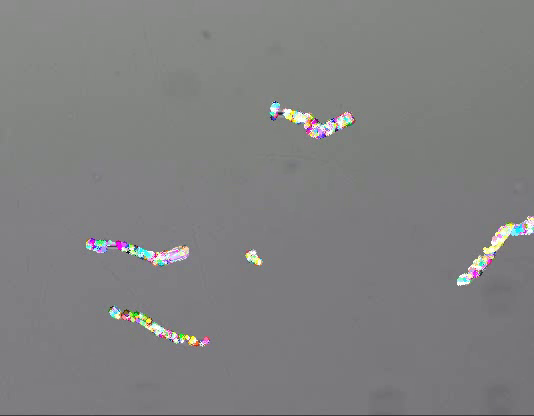
#> input picture frame 93 of Tracking/contour_tracking_output.mp4, 534 x 416 px, given in place of vid1.mov, which was not available
$ python contour_tracking.py
#> lines starting #> are read from the running program, lines starting #| are printed output that depends on the picture; after the words box and inside, x2 and y2 are one past the last pixel; in counts of white or black regions, pixels touching at a corner belong together; pictures that were not available may be replaced by others from this repository, and a replacement may not be noted
import cv2
import numpy as np

# Load the video
video_path = "./Tracking/vid1.mov"
output_path = "./Tracking/contour_tracking_output.mp4"

cap = cv2.VideoCapture(video_path)

# Get video properties
frame_width = int(cap.get(cv2.CAP_PROP_FRAME_WIDTH))
frame_height = int(cap.get(cv2.CAP_PROP_FRAME_HEIGHT))
fps = int(cap.get(cv2.CAP_PROP_FPS))

# Define Video Writer
fourcc = cv2.VideoWriter_fourcc(*'mp4v')  # Use 'XVID' for .avi
out = cv2.VideoWriter(output_path, fourcc, fps, (frame_width, frame_height))

# Check if video opened correctly
if not cap.isOpened():
    raise FileNotFoundError("Could not open video file. Check the file path and codecs.")

# Read the first frame
ret, old_frame = cap.read()
#> old_frame is the input picture: shape (416, 534, 3); mean B, G, R 128.4, 128, 127.8
if not ret:
    raise RuntimeError("Could not read the first frame.")

# Convert first frame to grayscale
old_gray = cv2.cvtColor(old_frame, cv2.COLOR_BGR2GRAY)

def get_contour_points(image):
    """Extracts key points from contours."""
    blurred = cv2.GaussianBlur(image, (5, 5), 0)  # Smooth the image
    edges = cv2.Canny(blurred, 20, 55)  # Detect edges
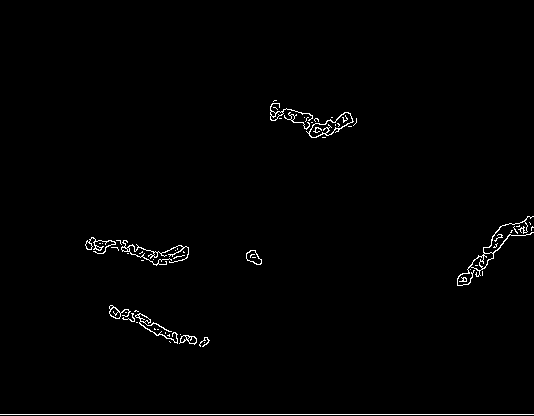
#> edges: shape (416, 534); 1.1% white in thin lines or dots, all inside (x1, y1, x2, y2) = (0, 100, 534, 415)
    contours, _ = cv2.findContours(edges, cv2.RETR_EXTERNAL, cv2.CHAIN_APPROX_SIMPLE)
#> contours = 56 contours, 46 with area under 20; largest, box (x1, y1, x2, y2) and area: (306, 112, 354, 138) 492, (457, 216, 534, 286) 286, (246, 250, 262, 265) 138, (135, 313, 178, 344) 107, (109, 305, 131, 319) 106

    points = []
    for contour in contours:
        for pt in contour:
            points.append(pt[0])  # Convert contours into a list of points
#> this loop made 56 passes
#> contour on passes 1, 2, 3, 6, 8, 9, 10, 11, 14, 18, 19, 20: [[0, 414], [533, 414]], [[204, 342]], [[169, 341], [170, 342]], [[180, 334]], [[165, 332], [165, 333]], [[157, 329], [158, 329]], [[154, 328], [154, 329], [155, 329]], [[136, 322], [137, 322]], [[125, 312], [126, 312]], [[482, 271], [482, 275]], [[470, 269]], [[141, 260], [143, 260]]
#> after the loop, points = 1283 pairs, first value 0 to 533, second value 100 to 414

    if len(points) == 0:
        return None

    return np.array(points, dtype=np.float32).reshape(-1, 1, 2)

# Get initial tracking points from contours
p0 = get_contour_points(old_gray)
#> p0 = 1283 rows, first 8: [0, 414], [533, 414], [204, 342], [169, 341], [170, 342], [204, 337], [204, 339], [202, 341]
if p0 is None or len(p0) == 0:
    raise ValueError("No valid contour points found for tracking!")

# Optical Flow Parameters
lk_params = dict(
    winSize=(21, 21),
    maxLevel=3,
    criteria=(cv2.TERM_CRITERIA_EPS | cv2.TERM_CRITERIA_COUNT, 20, 0.03)
)

# Define colors for visualization
colors = np.random.randint(0, 255, (len(p0), 3))
#> colors = 1283 rows, first 8: [172, 47, 117], [192, 67, 251], [195, 103, 9], [211, 21, 242], [36, 87, 70], [216, 88, 140], [58, 193, 230], [39, 87, 174]

# Create a mask image for drawing
mask = np.zeros_like(old_frame)

while True:
    # Read the next frame
    ret, frame = cap.read()
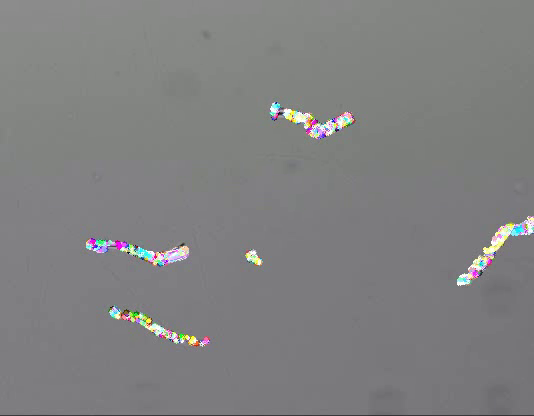
#> input picture frame 94 of Tracking/contour_tracking_output.mp4, 534 x 416 px, given in place of vid1.mov, which was not available
#> frame is the input picture: shape (416, 534, 3); mean B, G, R 128.4, 128, 127.8
    if not ret:
        break  # Exit loop if video ends

    # Convert to grayscale
    frame_gray = cv2.cvtColor(frame, cv2.COLOR_BGR2GRAY)

    # Track points using Optical Flow
    p1, status, _ = cv2.calcOpticalFlowPyrLK(old_gray, frame_gray, p0, None, **lk_params)
#> p1 has the same summary as p0; status = 1283 values from 0 to 1

    # Check if tracking was successful
    if p1 is None or status is None or len(p1) == 0:
        break  # Exit if no points are tracked

    # Select good points
    good_new = p1[status.flatten() == 1].reshape(-1, 2)
#> good_new = 1281 pairs, first value 85.19 to 533.2, second value 100.3 to 346
    good_old = p0[status.flatten() == 1].reshape(-1, 2)
#> good_old = 1281 pairs, first value 85 to 533, second value 100 to 346

    # Draw tracking lines
    for i, (new, old) in enumerate(zip(good_new, good_old)):
        x_new, y_new = map(int, new)  # Ensure integer coordinates
        x_old, y_old = map(int, old)

        mask = cv2.line(mask, (x_old, y_old), (x_new, y_new), colors[i].tolist(), 2)
        frame = cv2.circle(frame, (x_new, y_new), 3, colors[i].tolist(), -1)
#> this loop made 1281 passes
#> (x_new, y_new, x_old, y_old) on passes 1 to 3: (203, 341, 204, 342), (169, 341, 169, 341), (170, 342, 170, 342)
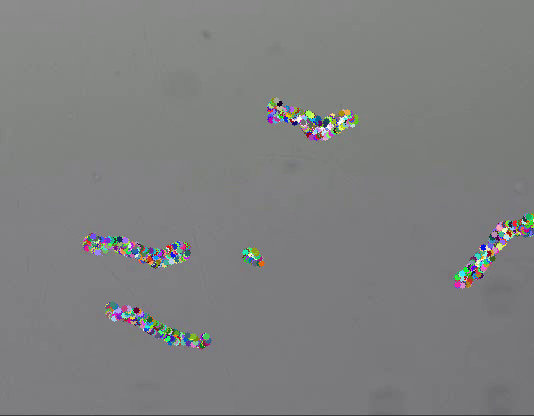
#> frame: shape (416, 534, 3); mean B, G, R 127.3, 126.9, 126.4
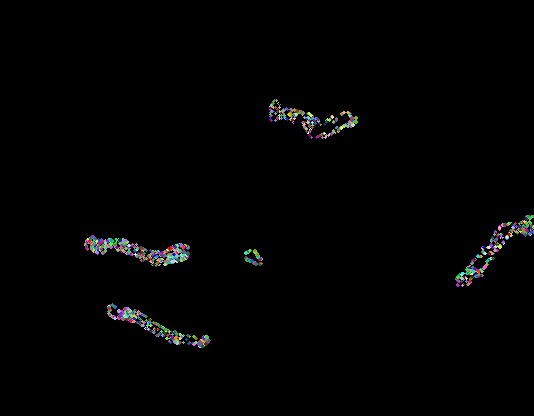
#> mask: shape (416, 534, 3); mean of channels 0, 1, 2 2.4, 2.5, 2.4; drawn as B, G, R

    # Overlay mask on the frame
    output = cv2.add(frame, mask)
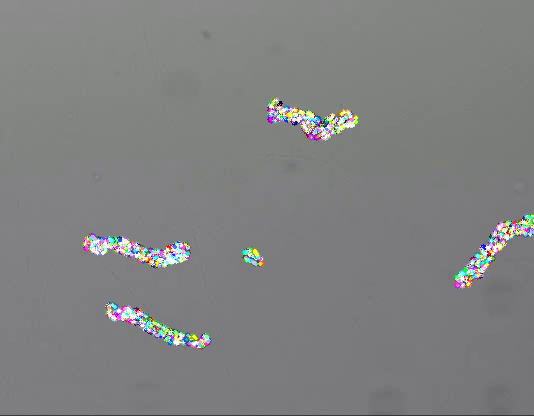
#> output: shape (416, 534, 3); mean B, G, R 128.9, 128.4, 128

    # Write the processed frame to the output video
    out.write(output)

    # Update the previous frame and points
    old_gray = frame_gray.copy()
    p0 = good_new.reshape(-1, 1, 2)
#> p0 = 1281 rows, first 8: [204, 342], [169, 341], [170, 342], [204, 337], [204, 339], [202, 341], [201, 341], [200, 342]

# Release resources
cap.release()
out.release()

print(f"Tracking video saved at: {output_path}")

$ run again, starting later in the video
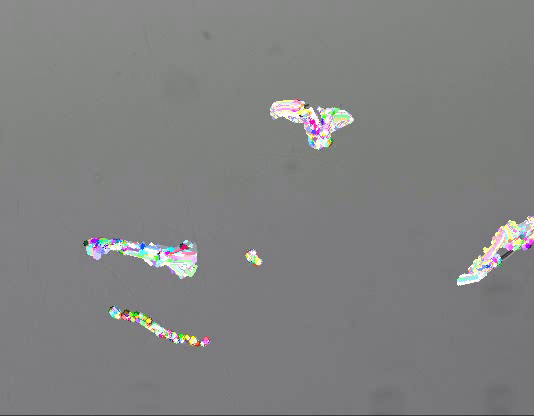
#> input picture frame 421 of Tracking/contour_tracking_output.mp4, 534 x 416 px, given in place of vid1.mov, which was not available
#> old_frame is the input picture: shape (416, 534, 3); mean B, G, R 129.1, 128.8, 128.6
#> in get_contour_points, `edges = cv2.Canny(blurred, 20, 55)`:
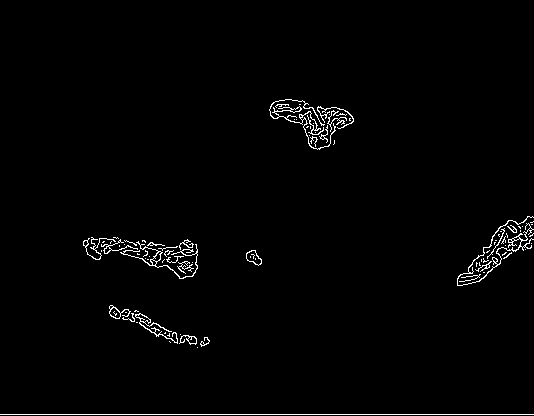
#> edges: shape (416, 534); 1.5% white in thin lines or dots, all inside (x1, y1, x2, y2) = (0, 99, 534, 415)
#> contours = 85 contours, 75 with area under 20; largest, box (x1, y1, x2, y2) and area: (457, 216, 534, 286) 154, (246, 250, 262, 266) 140, (120, 241, 198, 279) 127, (269, 99, 336, 150) 121, (135, 313, 178, 344) 112
#> the loop in get_contour_points, `for contour in contours:` made 85 passes
#> contour on passes 1, 2, 3, 6, 8, 9, 12, 16: [[0, 414], [533, 414]], [[197, 347]], [[169, 341], [170, 342]], [[180, 334]], [[165, 332], [164, 333], [165, 333]], [[136, 322], [137, 322]], [[125, 312], [126, 312]], [[483, 272], [484, 272]]
#> after the loop in get_contour_points, `for contour in contours:`: points = 2340 pairs, first value 0 to 533, second value 99 to 414
#> `p0 = get_contour_points(old_gray)`: p0 = 2340 rows, first 8: [0, 414], [533, 414], [197, 347], [169, 341], [170, 342], [204, 337], [204, 340], [204, 338]
#> colors = 2340 rows, first 8: [172, 47, 117], [192, 67, 251], [195, 103, 9], [211, 21, 242], [36, 87, 70], [216, 88, 140], [58, 193, 230], [39, 87, 174]
#> p1 has the same summary as p0; status = 2340 values from 0 to 1
#> good_new = 2338 pairs, first value 83.02 to 533, second value 99 to 347
#> good_old = 2338 pairs, first value 83 to 533, second value 99 to 347
#> the loop `for i, (new, old) in enumerate(zip(good_new, good_old)):` made 2338 passes
#> (x_new, y_new, x_old, y_old) on passes 1 to 3: (197, 346, 197, 347), (169, 341, 169, 341), (170, 342, 170, 342)
#> `output = cv2.add(frame, mask)`:
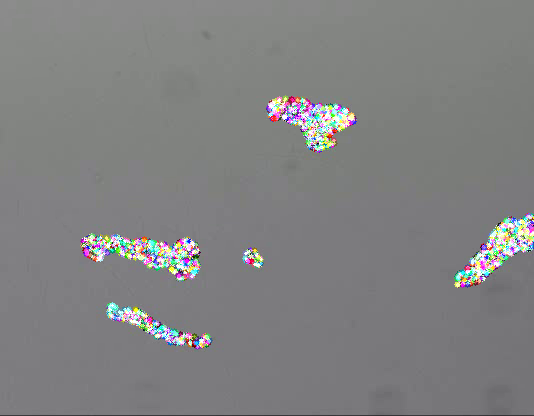
#> output: shape (416, 534, 3); mean B, G, R 129.3, 128.9, 128.7
#> `p0 = good_new.reshape(-1, 1, 2)`: p0 = 2338 rows, first 8: [197, 347], [169, 341], [170, 342], [204, 337], [204, 340], [204, 338], [205, 337], [206, 337]

$ run again, starting later in the video
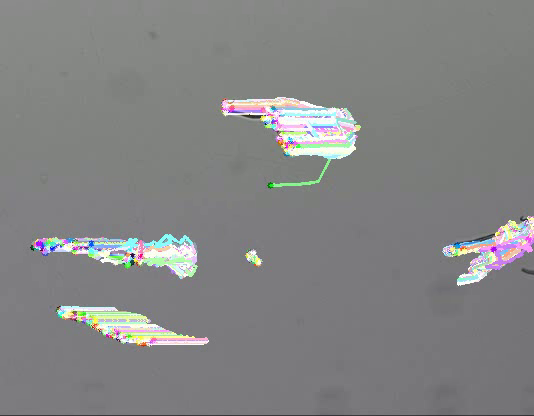
#> input picture frame 749 of Tracking/contour_tracking_output.mp4, 534 x 416 px, given in place of vid1.mov, which was not available
#> old_frame is the input picture: shape (416, 534, 3); mean B, G, R 131.5, 131.5, 130.9
#> in get_contour_points, `edges = cv2.Canny(blurred, 20, 55)`:
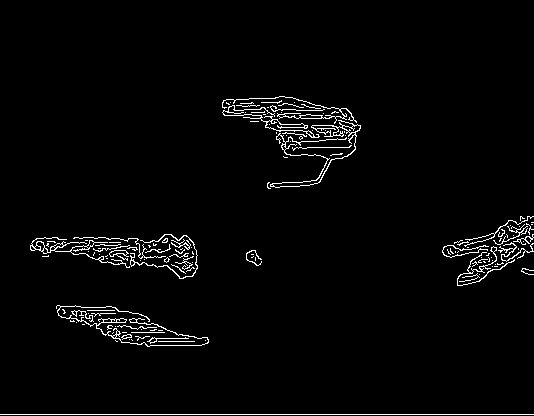
#> edges: shape (416, 534); 2.5% white in thin lines or dots, all inside (x1, y1, x2, y2) = (0, 96, 534, 415)
#> contours = 139 contours, 127 with area under 20; largest, box (x1, y1, x2, y2) and area: (270, 120, 361, 188) 378, (30, 237, 130, 268) 232, (56, 305, 209, 347) 182, (222, 96, 357, 124) 122, (130, 234, 198, 279) 82
#> the loop in get_contour_points, `for contour in contours:` made 139 passes
#> contour on passes 1, 2, 3, 4, 5, 6, 10, 11: [[0, 414], [533, 414]], [[158, 341], [194, 341]], [[205, 340]], [[115, 340], [116, 341], [117, 341], [116, 341]], [[131, 339], [132, 340]], [[129, 339]], [[131, 332], [164, 332]], [[122, 332], [126, 332]]
#> after the loop in get_contour_points, `for contour in contours:`: points = 3695 pairs, first value 0 to 533, second value 96 to 414
#> status = 3695 values from 0 to 1
#> good_new = 3693 pairs, first value 30.14 to 533, second value 96 to 346
#> good_old = 3693 pairs, first value 30 to 533, second value 96 to 346
#> the loop `for i, (new, old) in enumerate(zip(good_new, good_old)):` made 3693 passes
#> (x_new, y_new, x_old, y_old) on passes 1 to 3: (157, 340, 158, 341), (193, 340, 194, 341), (204, 339, 205, 340)
#> `output = cv2.add(frame, mask)`:
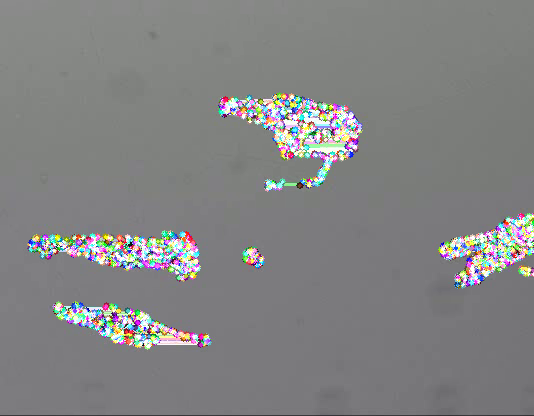
#> output: shape (416, 534, 3); mean B, G, R 130.9, 130.8, 130.3
